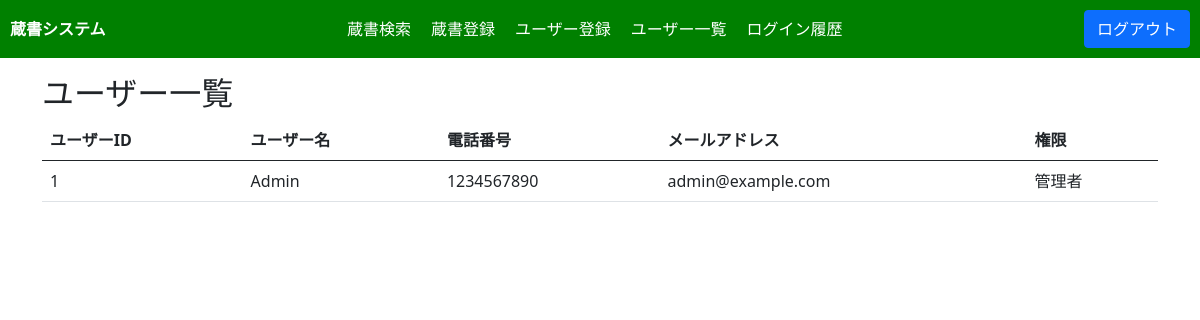
The page /www/html/~g234201/user_list/index.php (signed in) on the database its author committed.
### tables this page shows
CREATE TABLE users (
    user_id INT PRIMARY KEY AUTO_INCREMENT,
    user_name VARCHAR(255) NOT NULL,
    password LONGTEXT NOT NULL,
    phone_number VARCHAR(20),
    email VARCHAR(255),
    role INT
);

### www/html/~g234201/user_list/index.php (the view, shortened to what this page needs)
<?php
include '../api/db/index.php';
try {
    $stmt = $pdo->prepare('select user_id, user_name, phone_number, email, role from users;');
    $stmt->execute();
    $results = $stmt->fetchAll();
} catch (PDOException $e) {
}
?>
<!DOCTYPE html>
<html lang="ja">
<head>
    <link rel="stylesheet" href="/~g234201/css/index.css">
    <link href="https://cdn.jsdelivr.net/npm/bootstrap@5.0.2/dist/css/bootstrap.min.css" rel="stylesheet">
</head>
<body>
    <main class="py-3">
        <div class="container">
            <h2>ユーザー一覧</h2>
            <table class="table">
                <thead>
                    <tr>
                        <th scope="col">ユーザーID</th>
                        <th scope="col">ユーザー名</th>
                        <th scope="col">電話番号</th>
                        <th scope="col">メールアドレス</th>
                        <th scope="col">権限</th>
                    </tr>
                </thead>
                <tbody>
                    <?php foreach ($results as $row) : ?>
                        <tr>
                            <td scope="row"><?= $row['user_id'] ?></td>
                            <td><?= htmlspecialchars($row['user_name']) ?></td>
                            <td><?= htmlspecialchars($row['phone_number']) ?></td>
                            <td><?= htmlspecialchars($row['email']) ?></td>
                            <td><?= $row['role'] == 0 ? '管理者' : '利用者' ?></td>
                        </tr>
                    <?php endforeach; ?>
                </tbody>
            </table>
        </div>
    </main>
</body>
</html>

### rows shown on the page
users: user_id "1", user_name "Admin", phone_number "1234567890", email "admin@example.com", role "管理者"

### other values the page prints
$title "蔵書システム"
